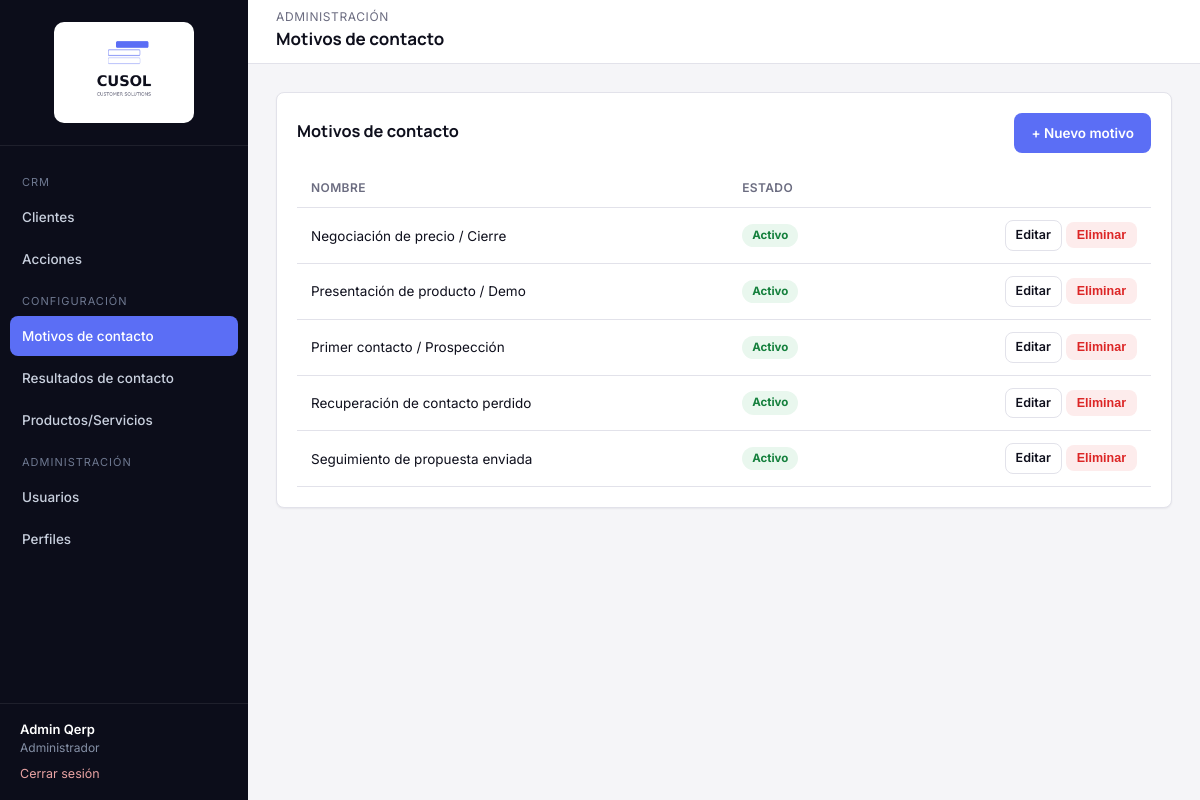
Screenshot of /modules/motivos-contacto/index.php (signed in) with the database file from the repository.
### tables this page shows
CREATE TABLE qerp_secciones (
  id INT PRIMARY KEY AUTO_INCREMENT,
  nombre VARCHAR(100) NOT NULL,
  slug VARCHAR(100) NOT NULL UNIQUE,
  icono VARCHAR(50) DEFAULT NULL,
  grupo VARCHAR(50) NOT NULL DEFAULT 'General',
  orden INT DEFAULT 0
);

CREATE TABLE qerp_motivos_contacto (
  id INT PRIMARY KEY AUTO_INCREMENT,
  nombre VARCHAR(100) NOT NULL,
  activo TINYINT(1) NOT NULL DEFAULT 1
);

### includes/funciones.php (called while the page is built, shortened)
<?php
function estaLogueado(): bool
{
    return isset($_SESSION['usuario_id']);
}
function usuarioActual(): ?array
{
    return [
        'id'         => $_SESSION['usuario_id'],
        'nombre'     => $_SESSION['usuario_nombre'],
        'apellido'   => $_SESSION['usuario_apellido'],
        'mail'       => $_SESSION['usuario_mail'],
        'perfil_id'  => $_SESSION['perfil_id'],
        'perfil'     => $_SESSION['perfil_nombre'],
    ];
}
function tienePermiso(PDO $pdo, string $slugSeccion, string $accion = 'ver'): bool
{
    $accionesValidas = ['ver', 'crear', 'editar', 'eliminar'];
    static $cache = [];
    $clave = $_SESSION['perfil_id'] . '-' . $slugSeccion;
    if (!isset($cache[$clave])) {
        $stmt = $pdo->prepare(
            "SELECT pp.ver, pp.crear, pp.editar, pp.eliminar
             FROM qerp_perfil_permisos pp
             INNER JOIN qerp_secciones s ON s.id = pp.seccion_id
             WHERE pp.perfil_id = :perfil_id AND s.slug = :slug
             LIMIT 1"
        );
        $stmt->execute([
            ':perfil_id' => $_SESSION['perfil_id'],
            ':slug'      => $slugSeccion,
        ]);
        $cache[$clave] = $stmt->fetch() ?: ['ver' => 0, 'crear' => 0, 'editar' => 0, 'eliminar' => 0];
    }
    return (bool) $cache[$clave][$accion];
}
function requerirPermiso(PDO $pdo, string $slugSeccion, string $accion = 'ver'): void
{
    if (!tienePermiso($pdo, $slugSeccion, $accion)) {
        http_response_code(403);
        include __DIR__ . '/../includes/403.php';
        exit;
    }
}
function e(?string $valor): string
{
    return htmlspecialchars($valor ?? '', ENT_QUOTES, 'UTF-8');
}
function obtenerSeccionesMenu(PDO $pdo): array
{
    $stmt = $pdo->query('SELECT * FROM qerp_secciones ORDER BY orden ASC');
    return $stmt->fetchAll();
}

### modules/motivos-contacto/index.php (the view, shortened to what this page needs)
<?php
require_once __DIR__ . '/../../config/conexion.php';
require_once __DIR__ . '/../../includes/funciones.php';
requerirPermiso($pdo, 'motivos-contacto', 'ver');
$slugSeccionActual = 'motivos-contacto';
$puedeCrear  = tienePermiso($pdo, 'motivos-contacto', 'crear');
$puedeEditar = tienePermiso($pdo, 'motivos-contacto', 'editar');
$puedeBorrar = tienePermiso($pdo, 'motivos-contacto', 'eliminar');
$motivos = $pdo->query('SELECT * FROM qerp_motivos_contacto ORDER BY nombre')->fetchAll();
include __DIR__ . '/../../includes/header.php';
?>
<div class="card">
    <div class="card-header">
        <h3>Motivos de contacto</h3>
        <?php if ($puedeCrear): ?>
            <a href="nuevo.php" class="btn btn-primary">+ Nuevo motivo</a>
        <?php endif; ?>
    </div>
    <div class="tabla-responsive">
    <table class="tabla-qerp">
        <thead>
            <tr>
                <th>Nombre</th>
                <th>Estado</th>
                <th></th>
            </tr>
        </thead>
        <tbody>
            <?php foreach ($motivos as $m): ?>
            <tr>
                <td><?= e($m['nombre']) ?></td>
                <td>
                    <span class="badge <?= $m['activo'] ? 'badge-activo' : 'badge-inactivo' ?>">
                        <?= $m['activo'] ? 'Activo' : 'Inactivo' ?>
                    </span>
                </td>
                <td style="text-align:right;white-space:nowrap;">
                    <?php if ($puedeEditar): ?>
                        <a href="editar.php?id=<?= (int) $m['id'] ?>" class="btn btn-outline btn-sm">Editar</a>
                    <?php endif; ?>
                    <?php if ($puedeBorrar): ?>
                        <form method="post" action="eliminar.php" style="display:inline;"
                              onsubmit="return confirm('¿Eliminar este motivo?');">
                            <button type="submit" class="btn btn-danger btn-sm">Eliminar</button>
                        </form>
                    <?php endif; ?>
                </td>
            </tr>
            <?php endforeach; ?>
        </tbody>
    </table>
    </div>
</div>
<?php include __DIR__ . '/../../includes/footer.php'; ?>

### includes/sidebar.php (shortened to what this page needs)
<?php
$usuario = usuarioActual();
$secciones = obtenerSeccionesMenu($pdo);
$slugActual = $slugSeccionActual ?? '';
$grupos = [];
foreach ($secciones as $s) {
    $grupos[$s['grupo'] ?? 'General'][] = $s;
}
$ordenGrupos = ['CRM', 'Configuración', 'Administración'];
?>
<aside class="qerp-sidebar" id="qerpSidebar">
    <div class="brand">
        <img src="<?= QERP_URL_BASE ?>/assets/img/logo-cusol.png" alt="CUSOL" class="logo-sidebar">
    </div>
    <nav class="qerp-nav">
        <?php foreach ($ordenGrupos as $grupo): ?>
            <?php
                $items = array_filter($grupos[$grupo] ?? [], fn($s) => tienePermiso($pdo, $s['slug'], 'ver'));
            ?>
            <div class="seccion-titulo"><?= e($grupo) ?></div>
            <?php foreach ($items as $s): ?>
                <a href="<?= QERP_URL_BASE ?>/modules/<?= e($s['slug']) ?>/index.php"
                   class="<?= $slugActual === $s['slug'] ? 'activo' : '' ?>">
                    <?= e($s['nombre']) ?>
                </a>
            <?php endforeach; ?>
        <?php endforeach; ?>
    </nav>
    <div class="usuario-box">
        <div class="nombre"><?= e($usuario['nombre'] . ' ' . $usuario['apellido']) ?></div>
        <div class="perfil"><?= e($usuario['perfil']) ?></div>
        <a class="salir" href="<?= QERP_URL_BASE ?>/login/logout.php">Cerrar sesión</a>
    </div>
</aside>

### assets/css/style.css (style rules this page uses)
:root { --bg: #F5F5F8; --surface: #FFFFFF; --ink: #0E0F1C; --muted: #6B6C80; --border: #E2E2EA; --navy: #0C0D1A; --navy-light: #1B1D2E; --navy-hover: #262940; --accent: #5B6EF5; --accent-light: #ECEEFE; --accent-hover: #3A4FD4; --danger: #DC2626; --danger-light: #FDECEC; --success: #15803D; --success-light: #E9F7EE; --warning: #B45309; --warning-light: #FEF3E2; --radius: 8px; --shadow-sm: 0 1px 2px rgba(16, 24, 38, 0.06); --shadow-md: 0 4px 16px rgba(16, 24, 38, 0.08); --sidebar-w: 248px; --header-h: 64px; }
* { box-sizing: border-box; }
html, body { margin: 0; padding: 0; background: var(--bg); color: var(--ink); font-family: 'Inter', -apple-system, BlinkMacSystemFont, 'Segoe UI', sans-serif; font-size: 14px; line-height: 1.5; }
h1, h2, h3, h4 { font-family: 'Manrope', 'Inter', sans-serif; font-weight: 700; color: var(--ink); margin: 0 0 4px 0; }
a { color: var(--accent); text-decoration: none; }
.qerp-sidebar { width: var(--sidebar-w); background: var(--navy); color: #C9D0DE; flex-shrink: 0; position: fixed; top: 0; left: 0; bottom: 0; display: flex; flex-direction: column; }
.qerp-sidebar .brand { display: flex; align-items: center; justify-content: center; padding: 22px 20px; border-bottom: 1px solid rgba(255,255,255,0.08); }
.logo-sidebar { width: 140px; height: auto; background: #fff; border-radius: 10px; padding: 10px 12px; }
.qerp-nav { padding: 16px 10px; flex: 1; overflow-y: auto; }
.qerp-nav .seccion-titulo { text-transform: uppercase; font-size: 11px; letter-spacing: 1px; color: #6E7890; padding: 12px 12px 6px; }
.qerp-nav a { display: flex; align-items: center; gap: 10px; padding: 10px 12px; border-radius: var(--radius); color: #C9D0DE; font-weight: 500; font-size: 13.5px; margin-bottom: 2px; }
.qerp-nav a.activo { background: var(--accent); color: #fff; }
.qerp-sidebar .usuario-box { padding: 16px 20px; border-top: 1px solid rgba(255,255,255,0.08); font-size: 13px; }
.qerp-sidebar .usuario-box .nombre { color: #fff; font-weight: 600; }
.qerp-sidebar .usuario-box .perfil { color: #8590A6; font-size: 12px; }
.qerp-sidebar .usuario-box a.salir { display: inline-block; margin-top: 8px; color: #E9A3A3; font-size: 12.5px; }
.card { position: relative; background: var(--surface); border: 1px solid var(--border); border-radius: var(--radius); box-shadow: var(--shadow-sm); padding: 20px; }
.card-header { display: flex; align-items: center; justify-content: space-between; margin-bottom: 16px; }
.btn { display: inline-flex; align-items: center; gap: 6px; padding: 9px 16px; border-radius: var(--radius); border: 1px solid transparent; font-size: 13.5px; font-weight: 600; cursor: pointer; text-decoration: none !important; }
.btn-primary { background: var(--accent); color: #fff; }
.btn-outline { background: transparent; border-color: var(--border); color: var(--ink); }
.btn-danger { background: var(--danger-light); color: var(--danger); }
.btn-sm { padding: 5px 10px; font-size: 12.5px; }
table.tabla-qerp { width: 100%; border-collapse: collapse; font-size: 13.5px; }
.tabla-qerp th { text-align: left; color: var(--muted); font-weight: 600; font-size: 12px; text-transform: uppercase; letter-spacing: 0.4px; padding: 10px 14px; border-bottom: 1px solid var(--border); }
.tabla-qerp td { padding: 12px 14px; border-bottom: 1px solid var(--border); color: var(--ink); }
.tabla-responsive { overflow-x: auto; }
.badge { display: inline-block; padding: 3px 10px; border-radius: 20px; font-size: 11.5px; font-weight: 700; }
.badge-activo, .badge-completado { background: var(--success-light); color: var(--success); }

### rows the page displays
qerp_secciones: nombre "Clientes"
qerp_secciones: nombre "Acciones"
qerp_secciones: nombre "Motivos de contacto"
qerp_secciones: nombre "Resultados de contacto"
qerp_secciones: nombre "Productos/Servicios"
qerp_secciones: nombre "Usuarios"
qerp_secciones: nombre "Perfiles"
qerp_motivos_contacto: nombre "Negociación de precio / Cierre", activo "Activo"
qerp_motivos_contacto: nombre "Presentación de producto / Demo", activo "Activo"
qerp_motivos_contacto: nombre "Primer contacto / Prospección", activo "Activo"
qerp_motivos_contacto: nombre "Recuperación de contacto perdido", activo "Activo"
qerp_motivos_contacto: nombre "Seguimiento de propuesta enviada", activo "Activo"

### other values shown
$grupo "CRM"
$grupo "CONFIGURACIÓN"
$grupo "ADMINISTRACIÓN"
$usuario['nombre'] . ' ' . $usuario['apellido'] "Admin Qerp"
$usuario['perfil'] "Administrador"
$eyebrowPagina "ADMINISTRACIÓN"
$tituloPagina "Motivos de contacto"
